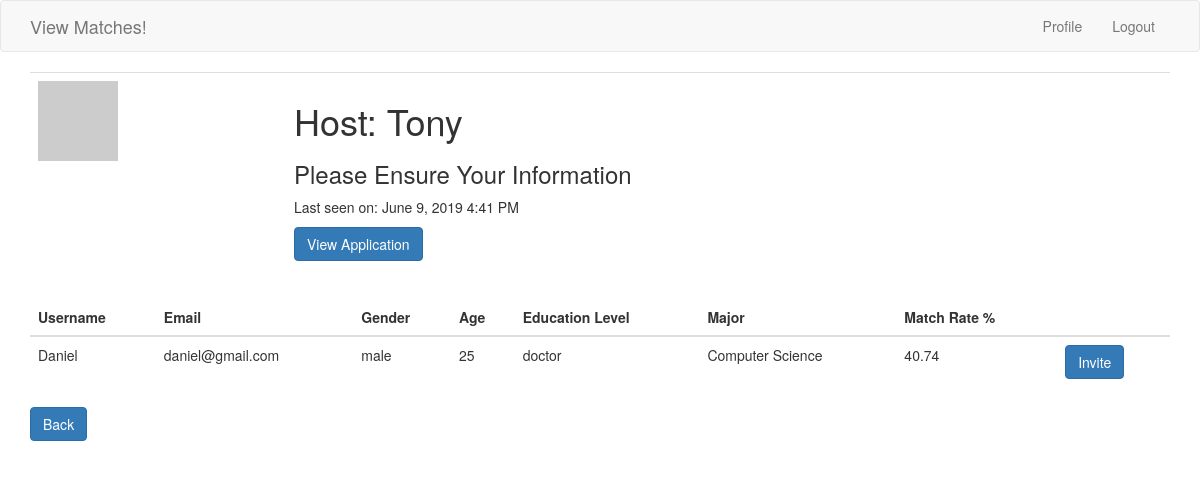
The app's page /filtered_user_list/43 (signed in) with its own data.
### app/models.py (models this page shows, shortened)
class User(UserMixin, db.Model):
    __tablename__ = 'user'
    last_seen = db.Column(db.DateTime, default=datetime.utcnow)
    id = db.Column(db.Integer, primary_key=True)
    username = db.Column(db.String(120), unique=True)
    email = db.Column(db.String(120), unique=True)
    password_hash = db.Column(db.String(140))
    role = db.Column(db.String, default='Host', nullable=False)
    def avatar(self, size):
        digest = md5(self.email.lower().encode('utf-8')).hexdigest()
        return 'https://www.gravatar.com/avatar/{}?d=identicon&s={}'.format(
            digest, size)

class Student(db.Model):
    __tablename__ = 'student'
    id = db.Column(db.Integer, db.ForeignKey('user.id'), primary_key=True)
    username = db.Column(db.String(120), unique=True, nullable=False)
    nation = db.Column(db.String(120))
    state = db.Column(db.String(120))
    city = db.Column(db.String(120))
    address = db.Column(db.String(200))
    age = db.Column(db.Integer)
    gender = db.Column(db.String(120))
    major = db.Column(db.String(120))
    education_level = db.Column(db.String(120))
    email = db.Column(db.String(120), nullable=False)
    visa = db.Column(db.String(120))
    disability = db.Column(db.Boolean, default=False)
    field_category = db.Column(db.String(120))
    internship_category = db.Column(db.String(120))
    language = db.Column(db.String(120))
    work_experience = db.Column(db.Boolean, default=False)
    work_experience_describe = db.Column(db.Text(400))

### app/routes.py (the view)
@app.route('/filtered_user_list/<req_id>', methods=['GET', 'POST'])
@login_required
def matchedUsers(req_id):
    host_req = Internship.query.filter_by(id=req_id).first()
    detailed_info = None
    student_skill = None
    selectedStudent = []
    stu_dict = {}
    if host_req != None:
        students = Student.query.filter_by(field_category=host_req.field_category).all()
        for stu in students:
            stu_req = URequirement.query.filter_by(username=stu.username).first()
            if host_req.field_category == "IT field":
                if stu_req != None:
                    detailed_info = ItFieldDb.query.filter_by(internship_id=req_id).first()
                    stu_info = UItFieldDb.query.filter_by(student_id=stu.id).first()
                    if stu_info != None:
                        score = matchIT(stu, stu_req, stu_info, host_req, detailed_info)
                        if score > -1:
                            stu_dict[stu] = int(score * 10000) / 100
    selectedStudent = sorted(stu_dict.items(), key=lambda x: x[1], reverse=True)
    for i in range(0, len(selectedStudent)):
        tempStu = selectedStudent[i]
        selectedStudent[i] = (tempStu[0], req_id, tempStu[1])
    return render_template('fiiltered_user_list.html', students=selectedStudent)

### app/models.py (called while the page is built)
@login.user_loader
def load_user(id):
    return User.query.get(int(id))

### app/routes.py (called while the page is built)
@app.before_request
def before_request():
    if current_user.is_authenticated:
        current_user.last_seen = datetime.utcnow()
        db.session.commit()

### app/templates/fiiltered_user_list.html (shortened to what this page needs)
{% extends "base.html" %}
{% block app_content %}
    <table class="table table-hover">
        <tr>
            <td width="256px"><img src="{{ current_user.avatar(256) }}"></td>
            <td>
                <h1>Host: {{ current_user.username }}</h1>
                <h3>Please Ensure Your Information</h3>
                {% if current_user.last_seen %}
                    <p>Last seen on: {{ moment(current_user.last_seen).format('LLL') }}</p>
                {% endif %}
                <p><a href="{{ url_for('viewApplication',hostname = current_user.username) }}" class="btn btn-primary"
                      role="button">View Application</a></p>
            </td>
        </tr>
    </table>
    <table class="table table-hover">
        <thead>
        <tr>
            <th>Username</th>
            <th>Email</th>
            <th>Gender</th>
            <th>Age</th>
            <th>Education Level</th>
            <th>Major</th>
            <th>Match Rate %</th>
            <th></th>
        </tr>
        </thead>
        {% for stu in students %}
            {% include '_matched_students.html' %}
        {% endfor %}
    </table>
    <p><a href="{{ url_for('host_confirmation',hostname=current_user.username) }}" class="btn btn-primary"
          role="button">Back</a></p>
{% endblock %}

### app/templates/_matched_students.html
        <tr>
            <td>
                {{ stu[0].username }}
            </td>
            <td>
                {{ stu[0].email }}
            </td>
            <td>
                {{ stu[0].gender }}
            </td>
            <td>
                {{ stu[0].age }}
            </td>
            <td>
                {{ stu[0].education_level }}
            </td>
            <td>
                {{ stu[0].major }}
            </td>
            <td>
                {{ stu[2] }}
            </td>
            <td>
                <a href="{{ url_for('invite',username = stu[0].username, internship_id = stu[1], match_rate=stu[2]) }}" class="btn btn-primary" role="button">Invite</a>
            </td>
        </tr>

### records on screen
User: username "Tony", last_seen "June 9, 2019 4:41 PM"
Student: username "Daniel", email "daniel@gmail.com", gender "male", age "25", education_level "doctor", major "Computer Science", stu "40.74"
